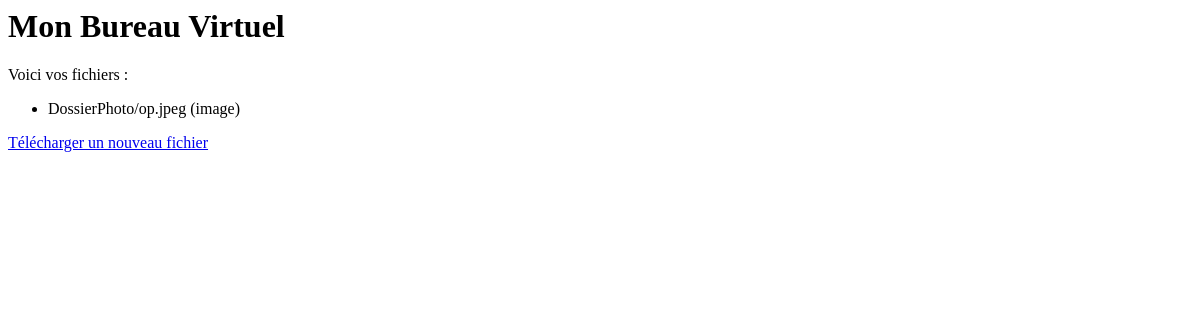
/files/ (signed in), run on an earlier commit of the app's database.
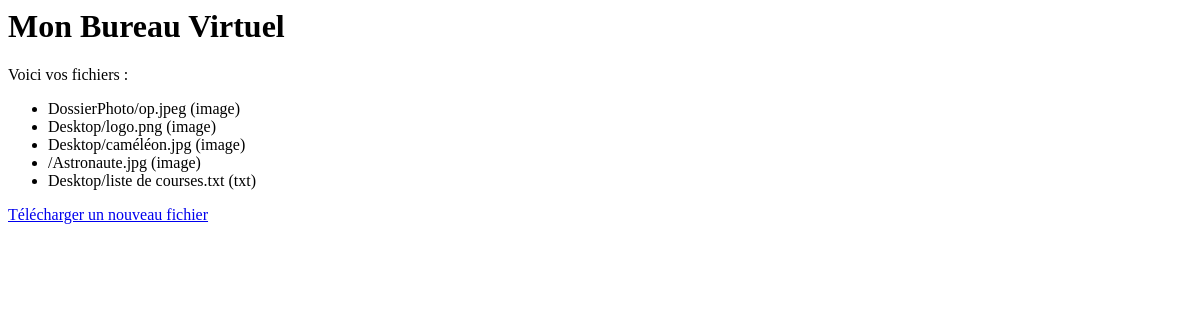
And on a later commit of the database.
### files/models.py (models this page shows, shortened)
class File(models.Model):
    name = models.CharField(max_length=255)
    file_type = models.CharField(max_length=50, choices=FILE_TYPE_CHOICES, default='txt')
    file_path = models.CharField(max_length=255, blank=True)
    user = models.ForeignKey(CustomUser, on_delete=models.CASCADE, related_name='files')
    file = models.FileField(upload_to=user_directory_path)

### files/views.py (the view)
# urls.py: path('', views.file_view, name='file_view'),  # Vue de l'explorateur de fichiers
@login_required
def file_view(request):
    files = File.objects.filter(user_id=request.user.id)  # Afficher uniquement les fichiers de l'utilisateur connecté
    return render(request, 'files/file_view.html', {'files': files})

### files/templates/files/file_view.html
{% block content %}
    <h1>Mon Bureau Virtuel</h1>
    <p>Voici vos fichiers :</p>
    <ul>
        {% for file in files %}
            <li>{{ file.name }} ({{ file.file_type }})</li>
        {% empty %}
            <li>Aucun fichier pour l'instant.</li>
        {% endfor %}
    </ul>
    <a href="{% url 'upload_file' %}">Télécharger un nouveau fichier</a>
{% endblock %}

What changed in the data, as far as the page shows it:
added File: name "Desktop/logo.png", file_type "image"
added File: name "Desktop/caméléon.jpg", file_type "image"
added File: name "/Astronaute.jpg", file_type "image"
added File: name "Desktop/liste de courses.txt", file_type "txt"
